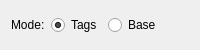
<?xml version="1.0" encoding="UTF-8"?>
<ui version="4.0">
 <class>SETaggingEditorGUIClass</class>
 <widget class="QWidget" name="SETaggingEditorGUIClass">
  <property name="geometry">
   <rect>
    <x>0</x>
    <y>0</y>
    <width>200</width>
    <height>50</height>
   </rect>
  </property>
  <property name="minimumSize">
   <size>
    <width>200</width>
    <height>50</height>
   </size>
  </property>
  <property name="windowTitle">
   <string/>
  </property>
  <layout class="QVBoxLayout" name="verticalLayout">
   <item>
    <layout class="QHBoxLayout" name="horizontalLayout">
     <item>
      <widget class="QLabel" name="label">
       <property name="text">
        <string>Mode:</string>
       </property>
      </widget>
     </item>
     <item>
      <widget class="QRadioButton" name="radioButtonTags">
       <property name="text">
        <string>Tags</string>
       </property>
       <property name="checked">
        <bool>true</bool>
       </property>
      </widget>
     </item>
     <item>
      <widget class="QRadioButton" name="radioButtonBase">
       <property name="text">
        <string>Base</string>
       </property>
      </widget>
     </item>
     <item>
      <spacer name="horizontalSpacer">
       <property name="orientation">
        <enum>Qt::Horizontal</enum>
       </property>
       <property name="sizeHint" stdset="0">
        <size>
         <width>5</width>
         <height>1</height>
        </size>
       </property>
      </spacer>
     </item>
    </layout>
   </item>
  </layout>
 </widget>
 <resources/>
 <connections>
  <connection>
   <sender>radioButtonTags</sender>
   <signal>toggled(bool)</signal>
   <receiver>SETaggingEditorGUIClass</receiver>
   <slot>onModeChanged()</slot>
   <hints>
    <hint type="sourcelabel">
     <x>149</x>
     <y>50</y>
    </hint>
    <hint type="destinationlabel">
     <x>149</x>
     <y>49</y>
    </hint>
   </hints>
  </connection>
 </connections>
 <slots>
  <slot>onModeChanged()</slot>
 </slots>
</ui>
